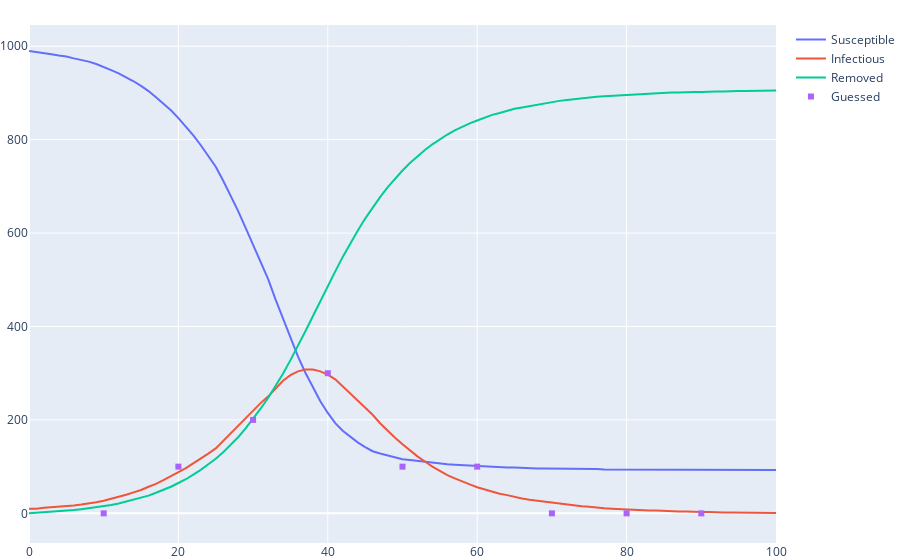

This figure's notebook cell:
### Code cell
city = Region(990, 10, 0, 0)
epidemic = dynamic.estimate(city)
fig = SIRt.plot(epidemic)
sample = Sample(epidemic, np.arange(T//10, T, T//10), 1000*np.ones(9), 10*np.ones(9), Bin, seed=0)
sample.plot(fig)
